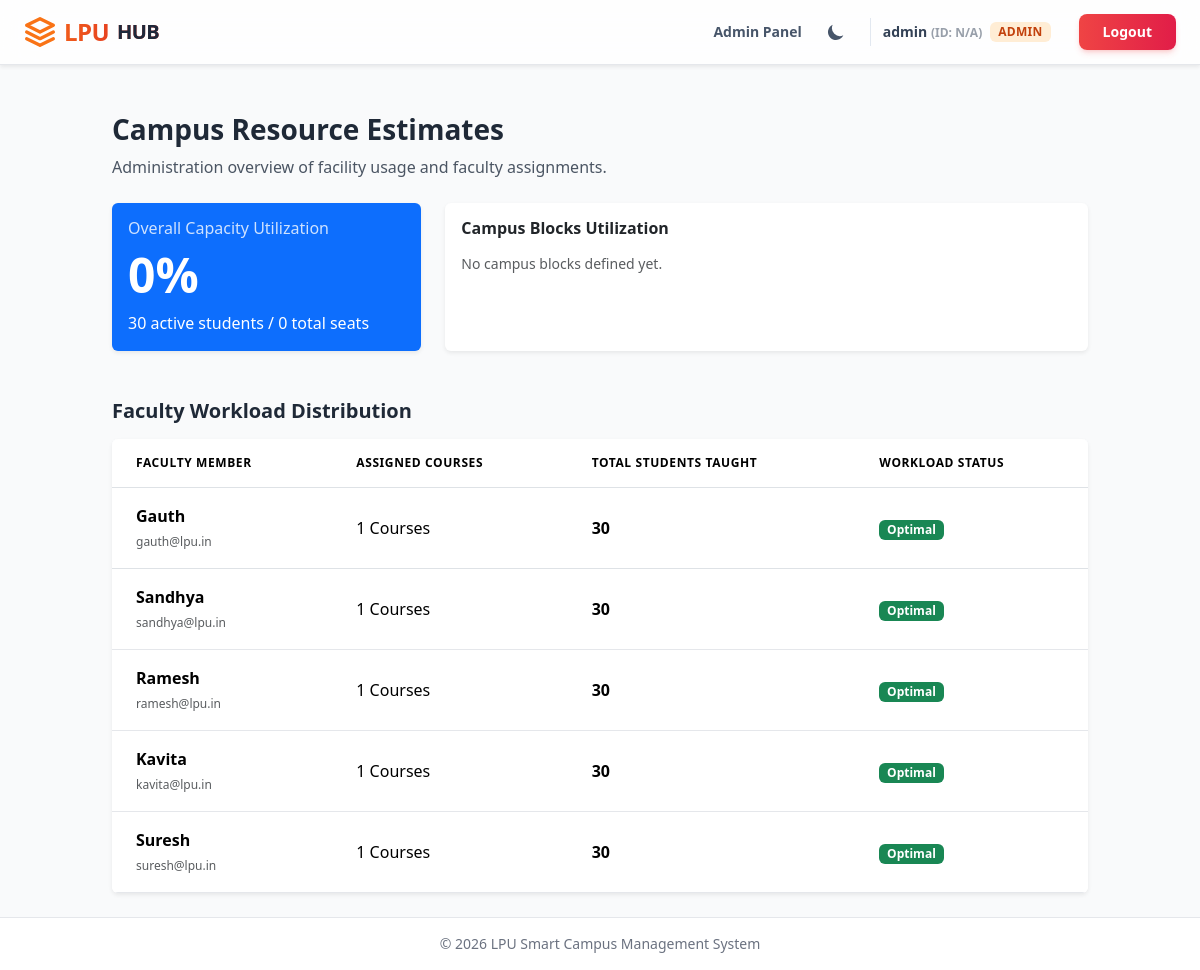
The app's page /resources/ (signed in) with its own data.
### core/models.py (models this page shows, shortened)
class User(AbstractUser):
    class Role(models.TextChoices):
        STUDENT = "STUDENT", "Student"
        FACULTY = "FACULTY", "Faculty"
        ADMIN = "ADMIN", "Admin"
    role = models.CharField(max_length=50, choices=Role.choices, default=Role.STUDENT)
    uid = models.CharField(max_length=8, unique=True, null=True, blank=True)
    section = models.ForeignKey(Section, on_delete=models.SET_NULL, null=True, blank=True, related_name='members')
    is_approved = models.BooleanField(default=False)

### resource_management/views.py (the view)
# urls.py: path('', views.resource_dashboard, name='resource_dashboard'),
@login_required
def resource_dashboard(request):
    if request.user.role != 'ADMIN':
        return redirect('dashboard')
    blocks = CampusBlock.objects.annotate(
        total_classrooms=Count('classrooms'),
        total_capacity=Sum('classrooms__capacity')
    )
    total_uni_capacity = Classroom.objects.aggregate(Sum('capacity'))['capacity__sum'] or 0
    total_students = User.objects.filter(role='STUDENT', is_approved=True).count()
    utilization_percentage = 0
    if total_uni_capacity > 0:
        utilization_percentage = round((total_students / total_uni_capacity) * 100, 1)
    faculties = User.objects.filter(role='FACULTY', is_approved=True).annotate(
        course_count=Count('course')
    )
    workload_data = []
    for faculty in faculties:
        courses = Course.objects.filter(faculty=faculty)
        total_taught_students = sum(c.students.count() for c in courses)
        workload_data.append({
            'faculty': faculty,
            'course_count': faculty.course_count,
            'total_students': total_taught_students
        })
    workload_data.sort(key=lambda x: x['total_students'], reverse=True)
    return render(request, 'resource_management/dashboard.html', {
        'blocks': blocks,
        'total_uni_capacity': total_uni_capacity,
        'total_students': total_students,
        'utilization_percentage': utilization_percentage,
        'workload_data': workload_data
    })

### templates/resource_management/dashboard.html
{% extends "base.html" %}
{% block content %}
<div class="container py-4">
    <div class="row mb-4">
        <div class="col-12">
            <h2 class="h3 font-bold text-gray-800 dark:text-white">Campus Resource Estimates</h2>
            <p class="text-gray-600 dark:text-gray-400">Administration overview of facility usage and faculty
                assignments.</p>
        </div>
    </div>
    <div class="row g-4 mb-5">
        <div class="col-md-4">
            <div class="card bg-primary text-white shadow-sm border-0 h-100">
                <div class="card-body">
                    <h5 class="card-title text-white/80">Overall Capacity Utilization</h5>
                    <h2 class="display-5 font-bold mb-0">{{ utilization_percentage }}%</h2>
                    <p class="mt-2 mb-0">{{ total_students }} active students / {{ total_uni_capacity }} total seats</p>
                </div>
            </div>
        </div>
        <div class="col-md-8">
            <div class="card shadow-sm border-0 dark:bg-gray-800 dark:border-gray-700 h-100">
                <div class="card-body">
                    <h5 class="card-title font-semibold mb-3 dark:text-gray-200">Campus Blocks Utilization</h5>
                    <div class="row g-3">
                        {% for block in blocks %}
                        <div class="col-sm-6">
                            <div class="d-flex justify-content-between mb-1">
                                <span class="text-sm dark:text-gray-300">{{ block.name }}</span>
                                <span class="text-sm font-bold dark:text-white">{{ block.total_capacity }} seats</span>
                            </div>
                            <div class="progress" style="height: 8px;">
                                <div class="progress-bar bg-info" role="progressbar" style="width: 100%;"></div>
                            </div>
                            <small class="text-muted dark:text-gray-500">{{ block.total_classrooms }} Classrooms</small>
                        </div>
                        {% empty %}
                        <p class="text-muted text-sm dark:text-gray-500">No campus blocks defined yet.</p>
                        {% endfor %}
                    </div>
                </div>
            </div>
        </div>
    </div>
    <h4 class="h5 font-bold text-gray-800 dark:text-white mb-3">Faculty Workload Distribution</h4>
    <div class="card shadow-sm border-0 dark:bg-gray-800 dark:border-gray-700 overflow-hidden">
        <div class="table-responsive">
            <table class="table table-hover mb-0 dark:table-dark align-middle">
                <thead class="bg-gray-50 dark:bg-gray-700">
                    <tr>
                        <th
                            class="py-3 px-4 text-xs font-semibold tracking-wider uppercase text-gray-500 dark:text-gray-300">
                            Faculty Member</th>
                        <th
                            class="py-3 px-4 text-xs font-semibold tracking-wider uppercase text-gray-500 dark:text-gray-300">
                            Assigned Courses</th>
                        <th
                            class="py-3 px-4 text-xs font-semibold tracking-wider uppercase text-gray-500 dark:text-gray-300">
                            Total Students Taught</th>
                        <th
                            class="py-3 px-4 text-xs font-semibold tracking-wider uppercase text-gray-500 dark:text-gray-300">
                            Workload Status</th>
                    </tr>
                </thead>
                <tbody class="divide-y divide-gray-200 dark:divide-gray-700">
                    {% for item in workload_data %}
                    <tr class="dark:bg-gray-800 hover:bg-gray-50 dark:hover:bg-gray-700/50">
                        <td class="py-3 px-4 dark:text-gray-300">
                            <strong>{{ item.faculty.username }}</strong>
                            <br>
                            <span class="text-muted text-xs">{{ item.faculty.email }}</span>
                        </td>
                        <td class="py-3 px-4 dark:text-gray-300">{{ item.course_count }} Courses</td>
                        <td class="py-3 px-4 dark:text-gray-300 font-bold">{{ item.total_students }}</td>
                        <td class="py-3 px-4">
                            {% if item.total_students > 100 %}
                            <span class="badge bg-danger">Heavy Load</span>
                            {% elif item.total_students > 40 %}
                            <span class="badge bg-warning text-dark">Moderate Load</span>
                            {% else %}
                            <span class="badge bg-success">Optimal</span>
                            {% endif %}
                        </td>
                    </tr>
                    {% empty %}
                    <tr>
                        <td colspan="4" class="text-center py-5 text-muted dark:text-gray-400">
                            No faculty assignment data available.
                        </td>
                    </tr>
                    {% endfor %}
                </tbody>
            </table>
        </div>
    </div>
</div>
{% endblock %}

### templates/base.html (shortened to what this page needs)
<!DOCTYPE html>
<html lang="en" data-bs-theme="light" class="light">
<head>
    <link href="https://cdn.jsdelivr.net/npm/bootstrap@5.3.3/dist/css/bootstrap.min.css" rel="stylesheet">
    <script src="https://cdn.tailwindcss.com"></script>
</head>
<body class="bg-gray-50 text-gray-900 dark:bg-gray-900 dark:text-gray-100 flex flex-col min-h-screen">
    <nav
        class="sticky top-0 z-50 bg-white/80 dark:bg-slate-900/80 backdrop-blur-lg border-b border-gray-200 dark:border-slate-800 transition-all duration-300 shadow-sm">
        <div class="max-w-7xl mx-auto px-4 sm:px-6 lg:px-8">
            <div class="flex justify-between items-center h-16">
                <div class="flex-shrink-0 flex items-center">
                    <a href="{% url 'dashboard' %}"
                        class="text-2xl font-black bg-clip-text text-transparent bg-gradient-to-r from-orange-500 to-red-600 tracking-tight flex items-center gap-2 hover:opacity-80 transition-opacity">
                        <svg xmlns="http://www.w3.org/2000/svg" class="w-8 h-8 text-orange-500" viewBox="0 0 24 24"
                            fill="none" stroke="currentColor" stroke-width="2.5" stroke-linecap="round"
                            stroke-linejoin="round">
                            <path d="M12 2L2 7l10 5 10-5-10-5zM2 17l10 5 10-5M2 12l10 5 10-5" />
                        </svg>
                        LPU<span class="text-slate-800 dark:text-white font-bold text-xl">HUB</span>
                    </a>
                </div>
                <div class="flex items-center gap-3 sm:gap-5">
                    {% if user.is_authenticated and user.role == 'ADMIN' %}
                    <a href="{% url 'admin_panel' %}"
                        class="hidden sm:block text-sm font-semibold text-slate-600 dark:text-slate-300 hover:text-orange-500 dark:hover:text-orange-400 transition-colors">Admin
                        Panel</a>
                    {% endif %}
                    <button id="theme-toggle"
                        class="p-2 rounded-full hover:bg-slate-100 dark:hover:bg-slate-800 transition-colors duration-200 focus:outline-none focus:ring-2 focus:ring-orange-500 text-slate-600 dark:text-slate-300">
                        <svg id="theme-toggle-dark-icon" class="w-5 h-5 hidden" fill="currentColor" viewBox="0 0 20 20"
                            xmlns="http://www.w3.org/2000/svg">
                            <path d="M17.293 13.293A8 8 0 016.707 2.707a8.001 8.001 0 1010.586 10.586z"></path>
                        </svg>
                    </button>
                    {% if user.is_authenticated %}
                    <div
                        class="hidden md:flex items-center gap-2 pl-3 py-1 pr-1 border-l border-slate-200 dark:border-slate-700">
                        <span class="text-sm font-semibold text-slate-700 dark:text-slate-200">
                            {{ user.username }}
                            <span class="opacity-50 text-xs">
                                (ID:
                                {{ user.uid|default:"N/A" }})
                            </span>
                        </span>
                        <span
                            class="text-xs px-2 py-0.5 rounded-md bg-orange-100 dark:bg-orange-500/20 text-orange-700 dark:text-orange-300 font-bold tracking-wide">
                            {{ user.get_role_display|upper }}
                        </span>
                    </div>
                    <form method="post" action="{% url 'logout' %}" class="m-0">
                        <button type="submit"
                            class="ms-2 px-4 py-2 text-sm font-bold text-white bg-gradient-to-r from-red-500 to-rose-600 rounded-lg shadow-md shadow-red-500/20 hover:shadow-lg hover:shadow-red-500/40 transform hover:-translate-y-0.5 transition-all focus:ring-2 focus:ring-offset-2 focus:ring-red-500 dark:focus:ring-offset-slate-900 border-none">
                            Logout
                        </button>
                    </form>
                    {% endif %}
                </div>
            </div>
        </div>
    </nav>
    <main class="flex-grow container mt-4">
        {% block content %}
        {% endblock %}
    </main>
    <footer
        class="mt-auto py-3 bg-white dark:!bg-gray-800 border-t border-gray-200 dark:!border-gray-700 text-center text-sm text-gray-500 dark:text-gray-400">
        <p class="mb-0">© 2026 LPU Smart Campus Management System</p>
    </footer>
</body>
</html>

### templates/base.html (style rules this page uses)
body { transition: background-color 0.3s, color 0.3s; }

### records on screen
User: username "admin", uid "N/A", role "ADMIN"
User: faculty.username "Gauth", faculty.email "gauth@lpu.in", course_count "1", total_students "30"
User: faculty.username "Sandhya", faculty.email "sandhya@lpu.in", course_count "1", total_students "30"
User: faculty.username "Ramesh", faculty.email "ramesh@lpu.in", course_count "1", total_students "30"
User: faculty.username "Kavita", faculty.email "kavita@lpu.in", course_count "1", total_students "30"
User: faculty.username "Suresh", faculty.email "suresh@lpu.in", course_count "1", total_students "30"

### other values on screen
{{ utilization_percentage }} "0"
{{ total_students }} "30"
{{ total_uni_capacity }} "0"
